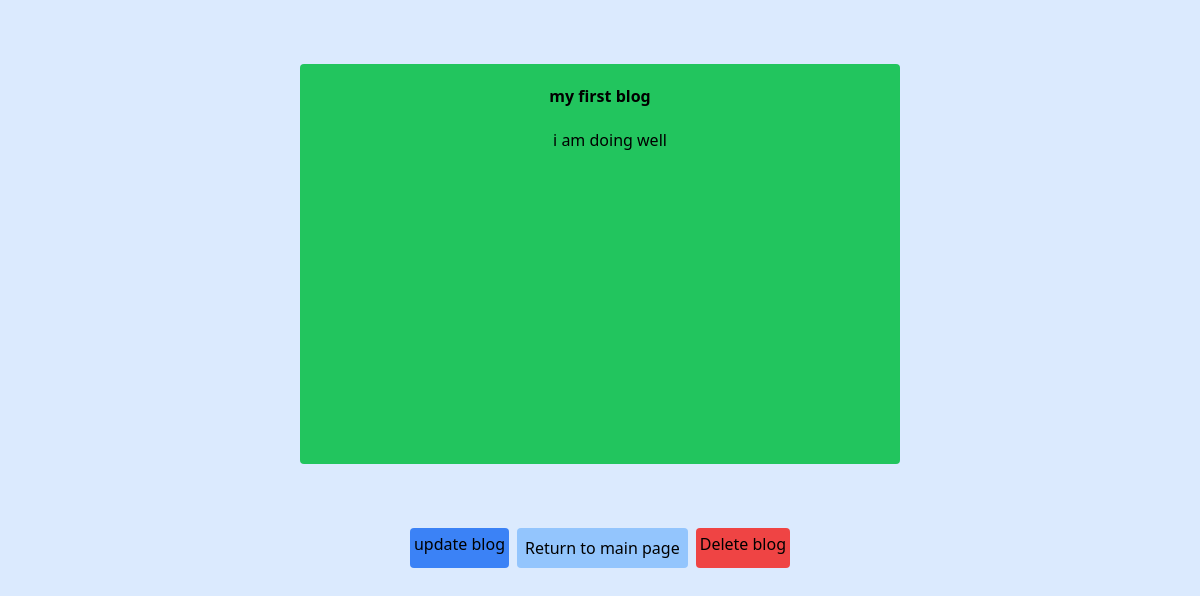
The page /ormapp/blog/view/1/ on the database as committed earlier.
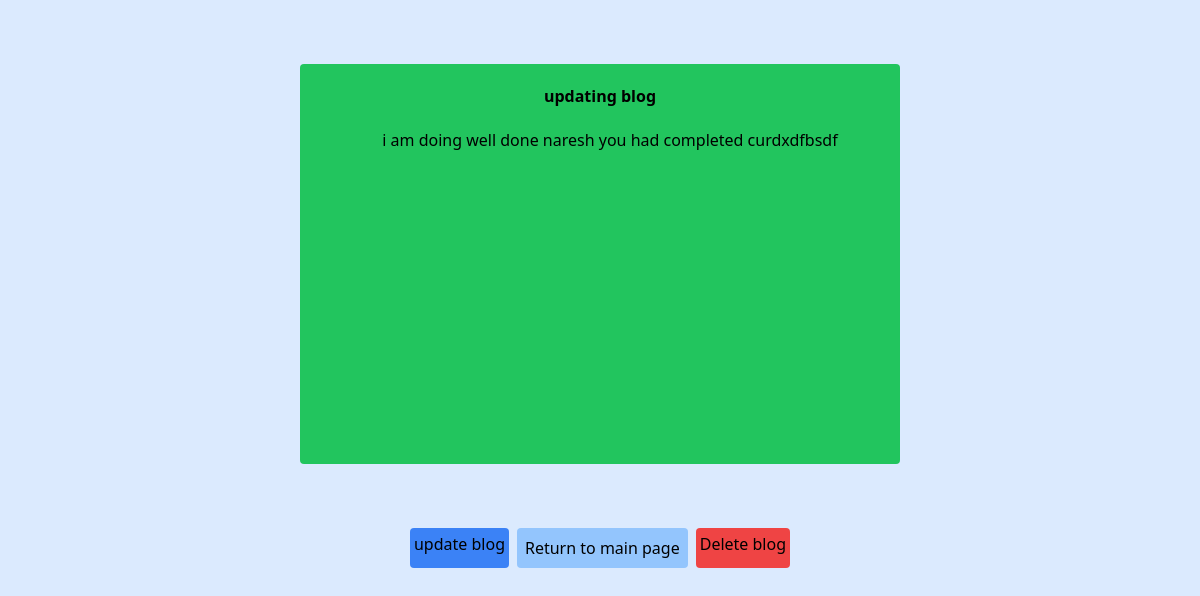
The same page on the database as committed later.
### ormapp/models.py (models this page shows, shortened)
class Myblog(models.Model):
   title=models.CharField(max_length=50)
   caption=models.TextField()
   created_at=models.DateTimeField(auto_now_add=True)
   updated_at=models.DateTimeField(auto_now=True)

### ormapp/views.py (the view)
# urls.py: path("blog/view/<id>/", views.blog_view, name="blog_view_url"),
def blog_view(request , id):
  blog=Myblog.objects.get(pk=id)
  return  render(request,"components/Blogs.html",{
   "blog":blog
  })

### ormapp/templates/components/Blogs.html (shortened to what this page needs)
<!DOCTYPE html>
<html lang="en">
<head>
  <script src="https://cdn.tailwindcss.com"></script>
</head>
<body class="bg-blue-100 flex flex-col items-center justify-center">
  <div class="flex    h-[50vh] mt-16 flex-col bg-green-500 rounded w-[50%]  items-center ">
    <div class=" p-5 font-bold">
      {{ blog.title }} <br>
    </div>
    <div class="pl-5">
      {{ blog.caption }}
    </div>
    </div>
     <div class="wrapper  flex mt-[5%]  justify-center">
      <a class="bg-blue-500 rounded p-1 m-1" href="{% url 'update_blog_view_url' blog.id %}">update blog</a>
      <a class="rounded bg-blue-300 p-2 m-1  " href="{% url 'home_url' %}">Return to main page </a>
      <a class="bg-red-500 rounded p-1 m-1 " href="{% url 'delete_blog_view_url' blog.id %}">Delete blog</a>
  </div>
</body>
</html>

Rows that differ between the two databases and show on the page:
changed Myblog: title "my first blog" → "updating blog"; caption "i am doing well" → "i am doing well done naresh you had completed curdxdfbsdf"
